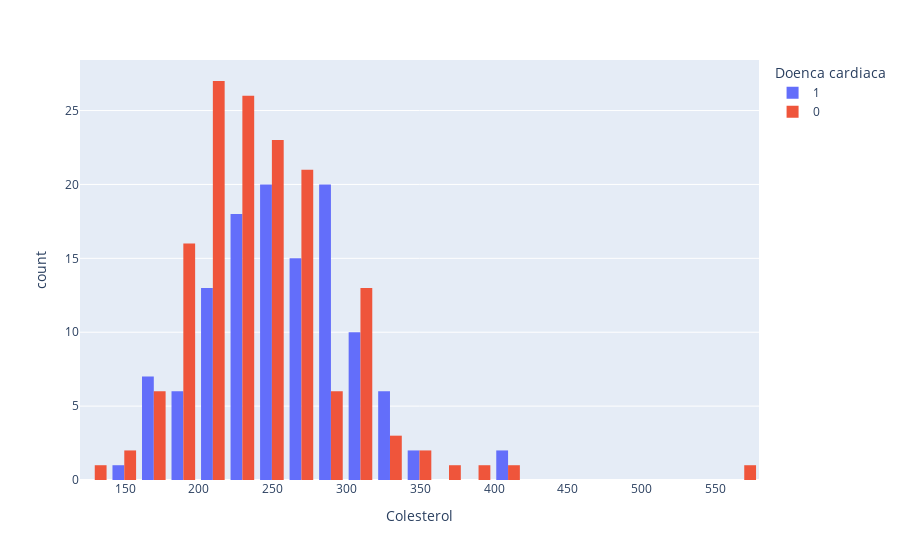

This figure's notebook cell:
### Markdown cell above
O histograma apresentado demonstra a distribuição da pressão arterial em pacientes com e sem doença cardíaca.

**Observações:**

-   **Sobreposição:** Há uma sobreposição significativa entre os dois grupos, ou seja, tanto pacientes com doença cardíaca quanto aqueles sem a doença apresentam uma ampla gama de valores de pressão arterial.
-   **Tendência:** Apesar da sobreposição, podemos notar uma leve tendência:
    -   **Pacientes com doença cardíaca (azul):** Aparentam ter uma maior concentração em faixas de pressão arterial ligeiramente mais altas, principalmente entre 120 e 140 mmHg.
    -   **Pacientes sem doença cardíaca (laranja):** Também aparentam ter uma maior concentração em intervalos similares ao caso de ausência, se estendendo entre 120 e 145 mmHg.
-   **Valores Extremos:**
    -   Em ambos os grupos, há pacientes com pressão arterial considerada alta (acima de 140 mmHg).

**Interpretação:**

-   **Pressão arterial isoladamente:** A pressão arterial, por si só, não parece ser um fator discriminante perfeito para identificar a presença ou ausência de doença cardíaca neste conjunto de dados.
-   **Fator de Risco:** A leve tendência de valores mais altos em pacientes com a doença corrobora o conhecimento médico de que a hipertensão arterial é um fator de risco para doenças cardíacas.
-   **Importância da avaliação individual:** A sobreposição considerável destaca a importância de avaliar a pressão arterial em conjunto com outros fatores de risco e dados clínicos para cada paciente.

### Code cell
px.histogram(df, x='Colesterol', color='Doenca cardiaca', barmode='group')

### Figure 1 — Plotly figure (JSON) as saved in the notebook; plotly's stock layout.template omitted (floating-point values rounded to 4 significant figures; data arrays with more than 128 entries replaced by an {"elided": "..."} marker saying what was removed)
{"data": [{"alignmentgroup": "True", "bingroup": "x", "hovertemplate": "Doenca cardiaca=1<br>Colesterol=%{x}<br>count=%{y}<extra></extra>", "legendgroup": "1", "marker": {"color": "#636efa", "pattern": {"shape": ""}}, "name": "1", "offsetgroup": "1", "orientation": "v", "showlegend": true, "type": "histogram", "x": [322, 261, 256, 239, 293, 407, 234, 311, 203, 229, 230, 229, 326, 200, 256, 207, 273, 223, 218, 149, 197, 246, 225, 315, 166, 249, 281, 305, 276, 319, 243, 260, 309, 218, 198, 270, 243, 330, 266, 206, 212, 275, 234, 237, 289, 254, 274, 258, 177, 327, 305, 249, 288, 283, 188, 286, 274, 267, 230, 269, 212, 246, 249, 212, 233, 283, 282, 230, 167, 224, 217, 228, 231, 244, 259, 282, 254, 299, 294, 298, 231, 254, 409, 172, 184, 269, 174, 282, 304, 300, 258, 299, 289, 309, 288, 216, 239, 254, 330, 263, 341, 307, 219, 255, 164, 177, 274, 268, 253, 248, 185, 282, 188, 290, 353, 335, 206, 284, 229, 286], "xaxis": "x", "yaxis": "y"}, {"alignmentgroup": "True", "bingroup": "x", "hovertemplate": "Doenca cardiaca=0<br>Colesterol=%{x}<br>count=%{y}<extra></extra>", "legendgroup": "0", "marker": {"color": "#EF553B", "pattern": {"shape": ""}}, "name": "0", "offsetgroup": "0", "orientation": "v", "showlegend": true, "type": "histogram", "x": {"elided": "150 int values"}, "xaxis": "x", "yaxis": "y"}], "layout": {"barmode": "group", "legend": {"title": {"text": "Doenca cardiaca"}, "tracegroupgap": 0}, "margin": {"t": 60}, "xaxis": {"anchor": "y", "domain": [0, 1], "title": {"text": "Colesterol"}}, "yaxis": {"anchor": "x", "domain": [0, 1], "title": {"text": "count"}}}}
